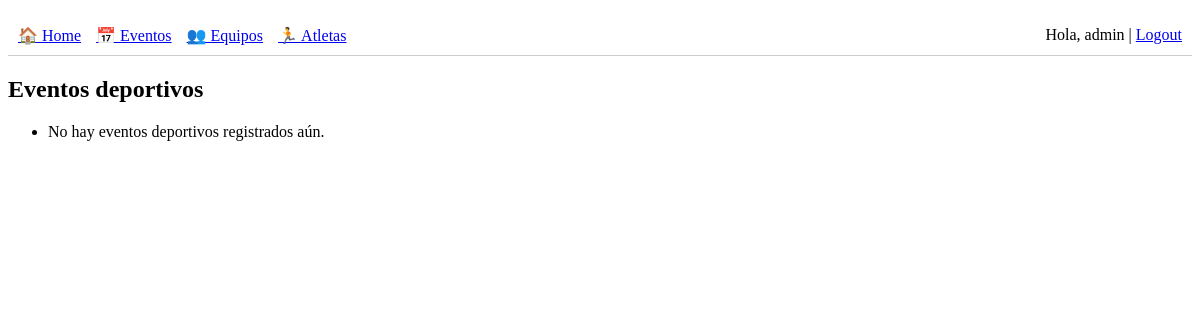
Before: /events/ (signed in) with the older database file.
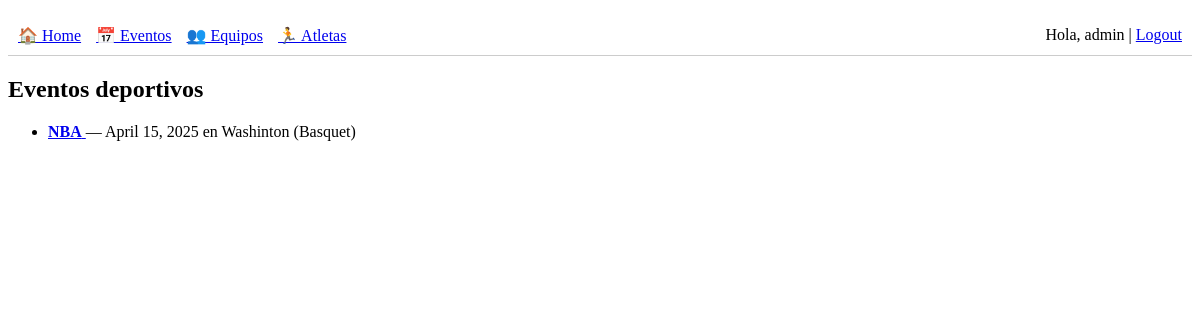
After: the same page with the newer database file.
### core/models.py (models this page shows, shortened)
class SportsEvent(models.Model):
    name = models.CharField(max_length=255)
    description = models.CharField(max_length=255)
    date = models.DateField()
    location = models.CharField(max_length=255)
    sport_type = models.CharField(max_length=100)

### core/views.py (the view)
# urls.py: path('events/', events_list, name='events_list'),
@login_required
def events_list(request):
    events = SportsEvent.objects.all()
    return render(request, "events_list.html", {"events": events})

### templates/events_list.html
{% extends 'base.html' %}
{% block content %}
  <h2>Eventos deportivos</h2>
  <ul>
    {% for event in events %}
        <li>
          <a href="{% url 'event_detail' event.id %}">
            <strong>{{ event.name }}</strong>
          </a> — {{ event.date }} en {{ event.location }} ({{ event.sport_type }})
        </li>
    {% empty %}
      <li>No hay eventos deportivos registrados aún.</li>
    {% endfor %}
  </ul>
{% endblock %}

### templates/base.html (shortened to what this page needs)
<!DOCTYPE html>
<html>
<head>
</head>
<body>
{% if request.resolver_match.url_name != 'home' %}
  <nav>
    <ul style="list-style: none; display: flex; gap: 15px; padding: 10px; border-bottom: 1px solid #ccc;">
      <li><a href="{% url 'home' %}">🏠 Home</a></li>
      <li><a href="{% url 'events_list' %}">📅 Eventos</a></li>
      <li><a href="{% url 'teams_list' %}">👥 Equipos</a></li>
      <li><a href="{% url 'athletes_list' %}">🏃 Atletas</a></li>
      {% if user.is_authenticated %}
        <li style="margin-left:auto;">Hola, {{ user.username }} | <a href="{% url 'logout' %}">Logout</a></li>
      {% else %}
        <li style="margin-left:auto;"><a href="{% url 'login' %}">Login</a> | <a href="{% url 'register' %}">Registro</a></li>
      {% endif %}
    </ul>
  </nav>
{% endif %}
  {% block content %}{% endblock %}
</body>
</html>

Changed rows visible on the page:
added SportsEvent: name "NBA", date "April 15, 2025", location "Washinton", sport_type "Basquet"
Other visible differences:
text no longer shown: "No hay eventos deportivos registrados aún."
